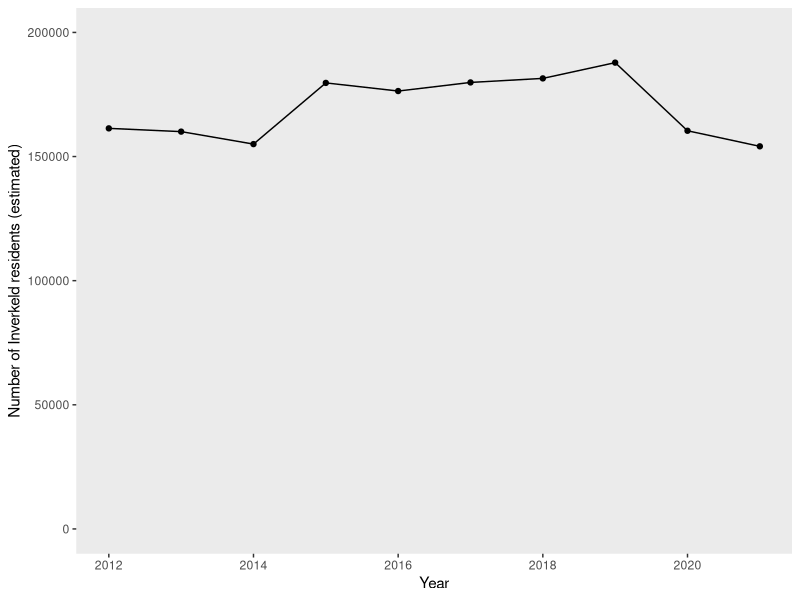
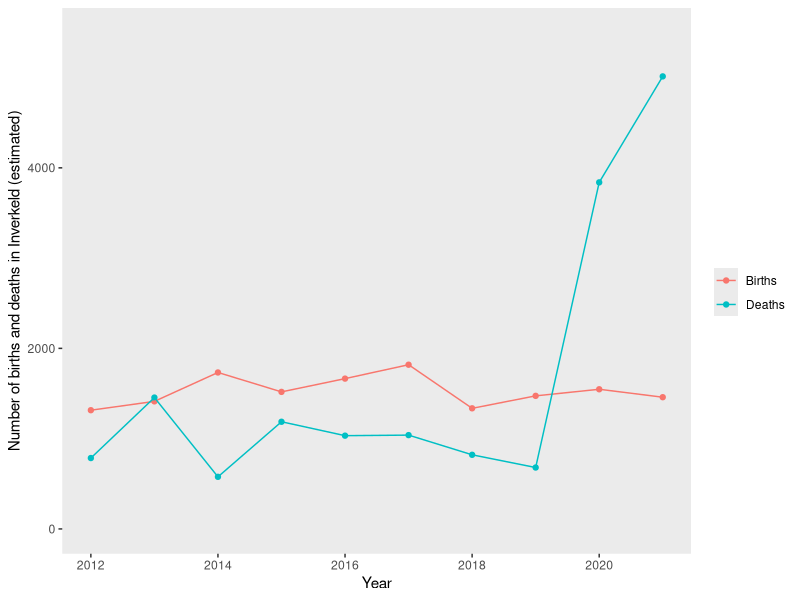
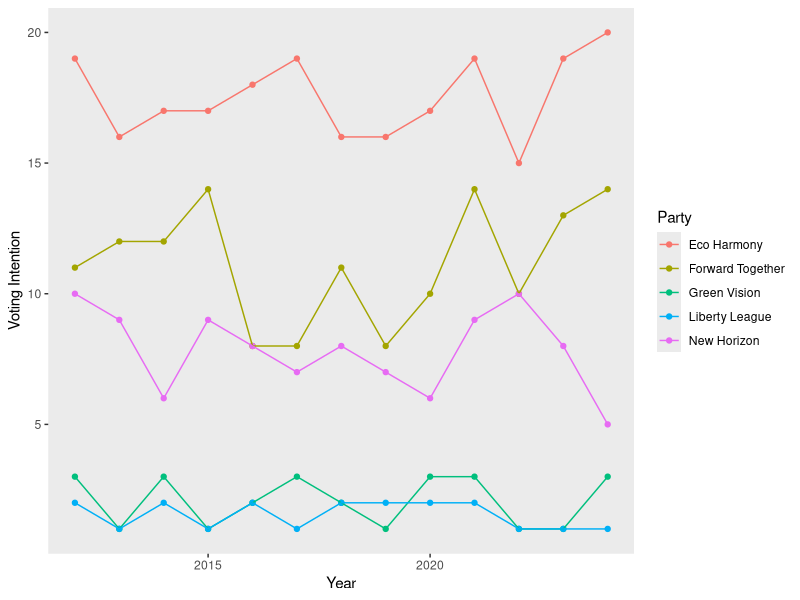
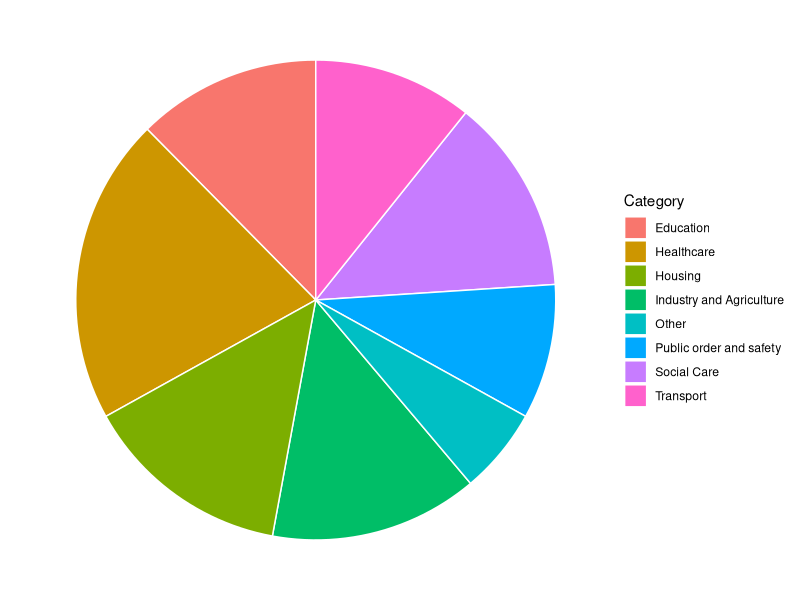
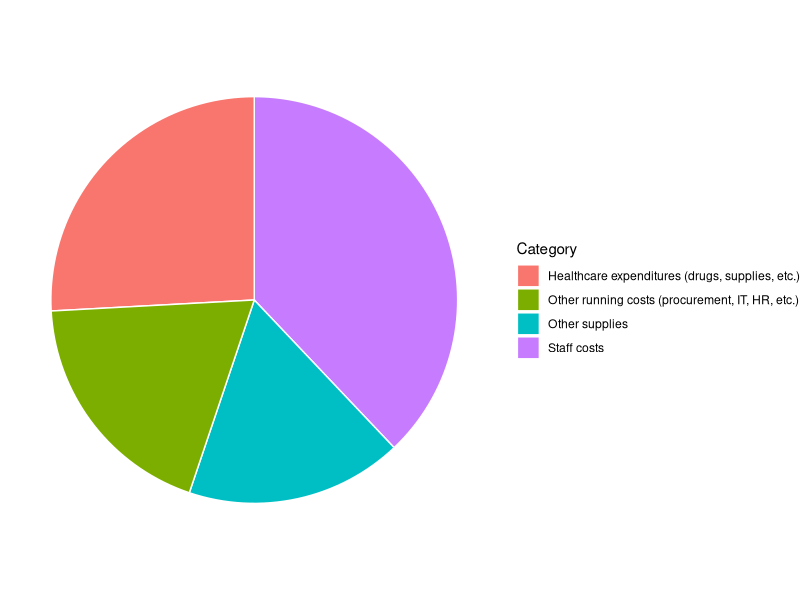

Reproduce these figures in R, in order.
## ---- chunk 1

library(ggplot2)
library(knitr)
## ---- chunk 2

Pop <- c(sample(150000:170000, size=3, replace=TRUE), sample(170000:180000, size=3, replace=TRUE), sample(190000:170000, size=2, replace=TRUE), sample(150000:170000, size=2, replace=TRUE))
PopYears <- c(2012:2021)
population <- data.frame(Pop, PopYears)
ggplot(data = population, aes(x=PopYears, y=Pop)) + 
  geom_point() +
  geom_line() +
  labs(y = "Number of Inverkeld residents (estimated)", x = "Year") +
  scale_y_continuous(limits=c(0, 200000)) + 
  theme(panel.grid.major = element_blank(), panel.grid.minor = element_blank())


Demog <- c((rep("Births", 10)), (rep("Deaths", 10)))
Num <- c(sample(1000:2000, size=10, replace=TRUE), sample(500:1500, size=8, replace=TRUE), sample(3000:5500, size=2, replace=TRUE))
DemogYears <- c(rep(2012:2021, 2))
birthdeath <- data.frame(Demog, Num, DemogYears)
ggplot(data = birthdeath, aes(x=DemogYears, y=Num, group=Demog, colour=Demog)) + 
  geom_point() +
  geom_line() +
  labs(y = "Number of births and deaths in Inverkeld (estimated)", x = "Year", colour = "Demographics") +
  scale_y_continuous(limits=c(0, 5500)) + 
  theme(panel.grid.major = element_blank(), panel.grid.minor = element_blank()) + 
  scale_color_discrete(name="")
## ---- chunk 3

# Generate random party names
party_names <- sample(c("Progressive Future", "United Workers", "Eco Harmony", 
                        "People's Alliance", "New Horizon", "Community First", 
                        "Renewal Movement", "Green Vision", "Forward Together", 
                        "Liberty League"), 5)

# Create a vector of party assignments
Party <- rep(party_names, each = 13)  # 13 years per party (2012–2024)

# Generate random polling data for each party
Polls <- c(sample(1:3, size=13, replace=TRUE), 
           sample(8:14, size=13, replace=TRUE), 
           sample(15:20, size=13, replace=TRUE), 
           sample(5:10, size=13, replace=TRUE), 
           sample(1:2, size=13, replace=TRUE))

# Generate years from 2012 to 2024 for each party
PolYears <- rep(2012:2024, times = 5)

# Create the data frame
politics <- data.frame(Party, Polls, PolYears)

# Plot the data
ggplot(data = politics, aes(x=PolYears, y=Polls, color=Party)) + 
  geom_point() +
  geom_line() +
  labs(y = "Voting Intention", x = "Year") + 
  theme(panel.grid.major = element_blank(), panel.grid.minor = element_blank())

# Calculate total councillors elected after 2020
Councillors <- sum(politics[politics$PolYears > 2020, "Polls"])

## ---- chunk 4

# Get the most recent year in the dataset
latest_year <- max(politics$PolYears)

# Extract only the most recent year's data
pol2024 <- politics[politics$PolYears == latest_year, 2]

# Add randomness (increase seats by 2 to 10)
pol2024 <- pol2024 + sample(2:10, length(pol2024), replace = TRUE)

# Define political parties
Parties <- c("Revolutionary", "Social Capital", "Environment First", "Wind Power", "Social Redistribution")

# Create the data frame
Councillors <- data.frame(Parties, pol2024)

# Format table output
kable(x = Councillors, 
      format = "html", 
      col.names = c("Political Party", "Number of Seats"))

## ---- chunk 5

# Define the categories
categories <- c("Education", "Industry and Agriculture", "Social Care", 
                "Transport", "Public order and safety", "Healthcare", 
                "Housing", "Other")

# Original values
base_values <- c(13, 7, 9, 5, 7, 21, 8, 2)

# Generate a random increase between 2 and 10 for each category
random_increase <- sample(2:10, length(base_values), replace=TRUE)

# Add the random increase to the base values
new_values <- base_values + random_increase

# Create the data frame
expenses <- data.frame(Category = categories, value = new_values)

# Plot the pie chart
ggplot(expenses, aes(x="", y=value, fill=Category)) +
  geom_bar(stat="identity", width=1, color="white") +
  coord_polar("y", start=0) +
  theme_void()

## ---- chunk 6

# Original expense values
expense_values <- c(25, 17, 9, 12)

# Add a small random change (-3 to +3), ensuring values stay above 1
randomized_values <- pmax(expense_values + sample(-3:3, length(expense_values), replace = TRUE), 1)

# Create the data frame
expenses <- data.frame(
  Category = c("Staff costs", "Healthcare expenditures (drugs, supplies, etc.)", 
               "Other supplies", "Other running costs (procurement, IT, HR, etc.)"),
  value = randomized_values
)

# Plot the data
ggplot(expenses, aes(x="", y=value, fill=Category)) +
  geom_bar(stat="identity", width=1, color="white") +
  coord_polar("y", start=0) +
  theme_void()
